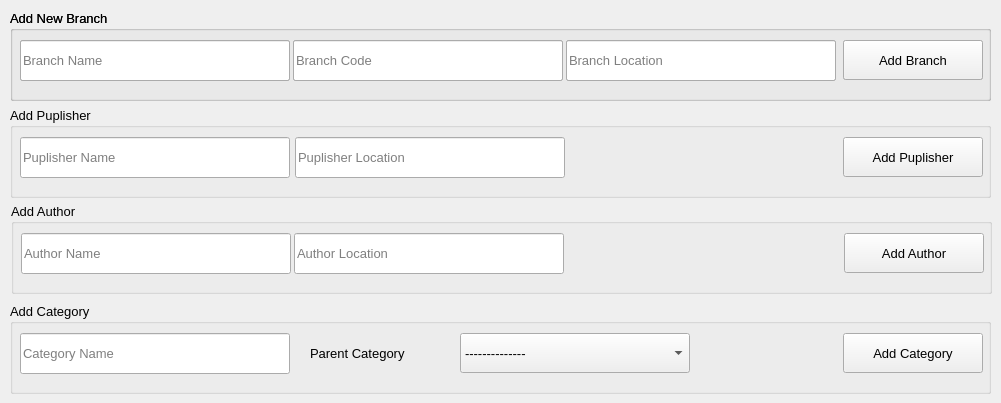
      <widget class="QWidget" name="tab_16">
       <attribute name="title">
        <string>All Data</string>
       </attribute>
       <widget class="QGroupBox" name="groupBox">
        <property name="geometry">
         <rect>
          <x>10</x>
          <y>10</y>
          <width>981</width>
          <height>91</height>
         </rect>
        </property>
        <property name="font">
         <font>
          <family>MS Shell Dlg 2</family>
          <pointsize>10</pointsize>
          <weight>9</weight>
          <italic>false</italic>
          <bold>false</bold>
         </font>
        </property>
        <property name="styleSheet">
         <string notr="true"/>
        </property>
        <property name="title">
         <string>Add New Branch</string>
        </property>
        <widget class="QLineEdit" name="lineEdit_21">
         <property name="geometry">
          <rect>
           <x>10</x>
           <y>30</y>
           <width>270</width>
           <height>41</height>
          </rect>
         </property>
         <property name="styleSheet">
          <string notr="true"/>
         </property>
         <property name="placeholderText">
          <string>Branch Name</string>
         </property>
        </widget>
        <widget class="QLineEdit" name="lineEdit_22">
         <property name="geometry">
          <rect>
           <x>283</x>
           <y>30</y>
           <width>270</width>
           <height>41</height>
          </rect>
         </property>
         <property name="styleSheet">
          <string notr="true"/>
         </property>
         <property name="placeholderText">
          <string>Branch Code</string>
         </property>
        </widget>
        <widget class="QLineEdit" name="lineEdit_23">
         <property name="geometry">
          <rect>
           <x>556</x>
           <y>30</y>
           <width>270</width>
           <height>41</height>
          </rect>
         </property>
         <property name="styleSheet">
          <string notr="true"/>
         </property>
         <property name="placeholderText">
          <string>Branch Location</string>
         </property>
        </widget>
        <widget class="QPushButton" name="pushButton_19">
         <property name="geometry">
          <rect>
           <x>833</x>
           <y>30</y>
           <width>140</width>
           <height>40</height>
          </rect>
         </property>
         <property name="text">
          <string>Add Branch</string>
         </property>
        </widget>
        <widget class="QGroupBox" name="groupBox_2">
         <property name="geometry">
          <rect>
           <x>0</x>
           <y>0</y>
           <width>981</width>
           <height>91</height>
          </rect>
         </property>
         <property name="font">
          <font>
           <family>MS Shell Dlg 2</family>
           <pointsize>10</pointsize>
           <weight>9</weight>
           <italic>false</italic>
           <bold>false</bold>
          </font>
         </property>
         <property name="styleSheet">
          <string notr="true"/>
         </property>
         <property name="title">
          <string>Add New Branch</string>
         </property>
         <widget class="QLineEdit" name="lineEdit_24">
          <property name="geometry">
           <rect>
            <x>10</x>
            <y>30</y>
            <width>270</width>
            <height>41</height>
           </rect>
          </property>
          <property name="styleSheet">
           <string notr="true"/>
          </property>
          <property name="placeholderText">
           <string>Branch Name</string>
          </property>
         </widget>
         <widget class="QLineEdit" name="lineEdit_25">
          <property name="geometry">
           <rect>
            <x>283</x>
            <y>30</y>
            <width>270</width>
            <height>41</height>
           </rect>
          </property>
          <property name="styleSheet">
           <string notr="true"/>
          </property>
          <property name="placeholderText">
           <string>Branch Code</string>
          </property>
         </widget>
         <widget class="QLineEdit" name="lineEdit_26">
          <property name="geometry">
           <rect>
            <x>556</x>
            <y>30</y>
            <width>270</width>
            <height>41</height>
           </rect>
          </property>
          <property name="styleSheet">
           <string notr="true"/>
          </property>
          <property name="placeholderText">
           <string>Branch Location</string>
          </property>
         </widget>
         <widget class="QPushButton" name="pushButton_20">
          <property name="geometry">
           <rect>
            <x>833</x>
            <y>30</y>
            <width>140</width>
            <height>40</height>
           </rect>
          </property>
          <property name="text">
           <string>Add Branch</string>
          </property>
         </widget>
        </widget>
       </widget>
       <widget class="QGroupBox" name="groupBox_3">
        <property name="geometry">
         <rect>
          <x>10</x>
          <y>107</y>
          <width>981</width>
          <height>91</height>
         </rect>
        </property>
        <property name="font">
         <font>
          <family>MS Shell Dlg 2</family>
          <pointsize>10</pointsize>
          <weight>9</weight>
          <italic>false</italic>
          <bold>false</bold>
         </font>
        </property>
        <property name="styleSheet">
         <string notr="true"/>
        </property>
        <property name="title">
         <string>Add Puplisher</string>
        </property>
        <widget class="QLineEdit" name="lineEdit_27">
         <property name="geometry">
          <rect>
           <x>10</x>
           <y>30</y>
           <width>270</width>
           <height>41</height>
          </rect>
         </property>
         <property name="styleSheet">
          <string notr="true"/>
         </property>
         <property name="placeholderText">
          <string>Puplisher Name</string>
         </property>
        </widget>
        <widget class="QLineEdit" name="lineEdit_29">
         <property name="geometry">
          <rect>
           <x>285</x>
           <y>30</y>
           <width>270</width>
           <height>41</height>
          </rect>
         </property>
         <property name="styleSheet">
          <string notr="true"/>
         </property>
         <property name="text">
          <string/>
         </property>
         <property name="placeholderText">
          <string>Puplisher Location</string>
         </property>
        </widget>
        <widget class="QPushButton" name="pushButton_21">
         <property name="geometry">
          <rect>
           <x>833</x>
           <y>30</y>
           <width>140</width>
           <height>40</height>
          </rect>
         </property>
         <property name="text">
          <string>Add Puplisher</string>
         </property>
        </widget>
       </widget>
       <widget class="QGroupBox" name="groupBox_4">
        <property name="geometry">
         <rect>
          <x>11</x>
          <y>203</y>
          <width>981</width>
          <height>91</height>
         </rect>
        </property>
        <property name="font">
         <font>
          <family>MS Shell Dlg 2</family>
          <pointsize>10</pointsize>
          <weight>9</weight>
          <italic>false</italic>
          <bold>false</bold>
         </font>
        </property>
        <property name="styleSheet">
         <string notr="true"/>
        </property>
        <property name="title">
         <string>Add Author</string>
        </property>
        <widget class="QLineEdit" name="lineEdit_30">
         <property name="geometry">
          <rect>
           <x>10</x>
           <y>30</y>
           <width>270</width>
           <height>41</height>
          </rect>
         </property>
         <property name="styleSheet">
          <string notr="true"/>
         </property>
         <property name="placeholderText">
          <string>Author Name</string>
         </property>
        </widget>
        <widget class="QLineEdit" name="lineEdit_32">
         <property name="geometry">
          <rect>
           <x>283</x>
           <y>30</y>
           <width>270</width>
           <height>41</height>
          </rect>
         </property>
         <property name="styleSheet">
          <string notr="true"/>
         </property>
         <property name="placeholderText">
          <string>Author Location</string>
         </property>
        </widget>
        <widget class="QPushButton" name="pushButton_22">
         <property name="geometry">
          <rect>
           <x>833</x>
           <y>30</y>
           <width>140</width>
           <height>40</height>
          </rect>
         </property>
         <property name="text">
          <string>Add Author</string>
         </property>
        </widget>
       </widget>
       <widget class="QGroupBox" name="groupBox_5">
        <property name="geometry">
         <rect>
          <x>10</x>
          <y>303</y>
          <width>981</width>
          <height>91</height>
         </rect>
        </property>
        <property name="font">
         <font>
          <family>MS Shell Dlg 2</family>
          <pointsize>10</pointsize>
          <weight>9</weight>
          <italic>false</italic>
          <bold>false</bold>
         </font>
        </property>
        <property name="styleSheet">
         <string notr="true"/>
        </property>
        <property name="title">
         <string>Add Category</string>
        </property>
        <widget class="QLineEdit" name="lineEdit_31">
         <property name="geometry">
          <rect>
           <x>10</x>
           <y>30</y>
           <width>270</width>
           <height>41</height>
          </rect>
         </property>
         <property name="styleSheet">
          <string notr="true"/>
         </property>
         <property name="placeholderText">
          <string>Category Name</string>
         </property>
        </widget>
        <widget class="QPushButton" name="pushButton_23">
         <property name="geometry">
          <rect>
           <x>833</x>
           <y>30</y>
           <width>140</width>
           <height>40</height>
          </rect>
         </property>
         <property name="text">
          <string>Add Category</string>
         </property>
        </widget>
        <widget class="QComboBox" name="comboBox_13">
         <property name="geometry">
          <rect>
           <x>450</x>
           <y>30</y>
           <width>230</width>
           <height>40</height>
          </rect>
         </property>
         <item>
          <property name="text">
           <string>--------------</string>
          </property>
         </item>
        </widget>
        <widget class="QLabel" name="label_16">
         <property name="geometry">
          <rect>
           <x>300</x>
           <y>35</y>
           <width>140</width>
           <height>30</height>
          </rect>
         </property>
         <property name="text">
          <string>Parent Category</string>
         </property>
        </widget>
       </widget>
      </widget>
